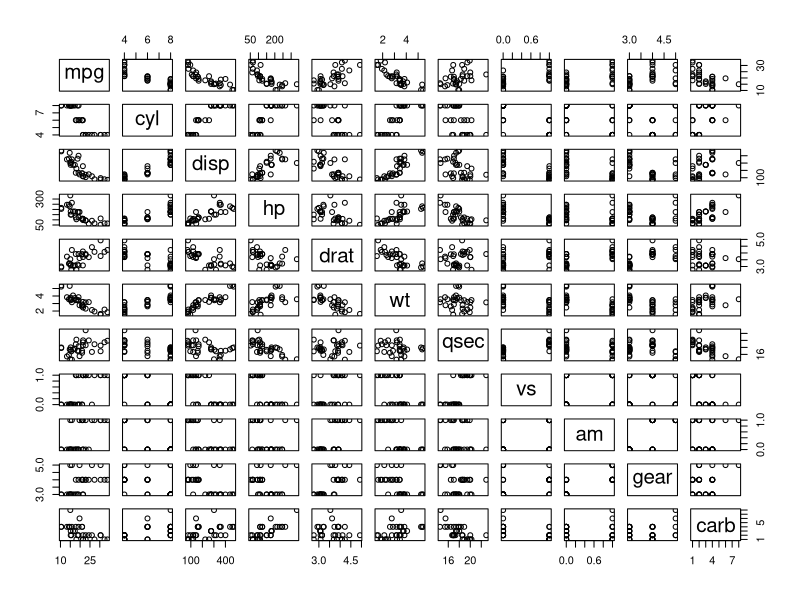
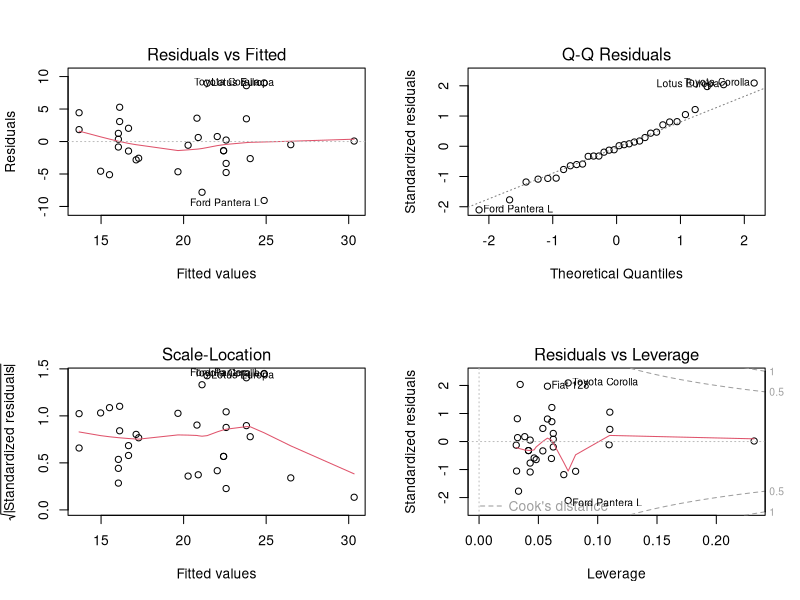
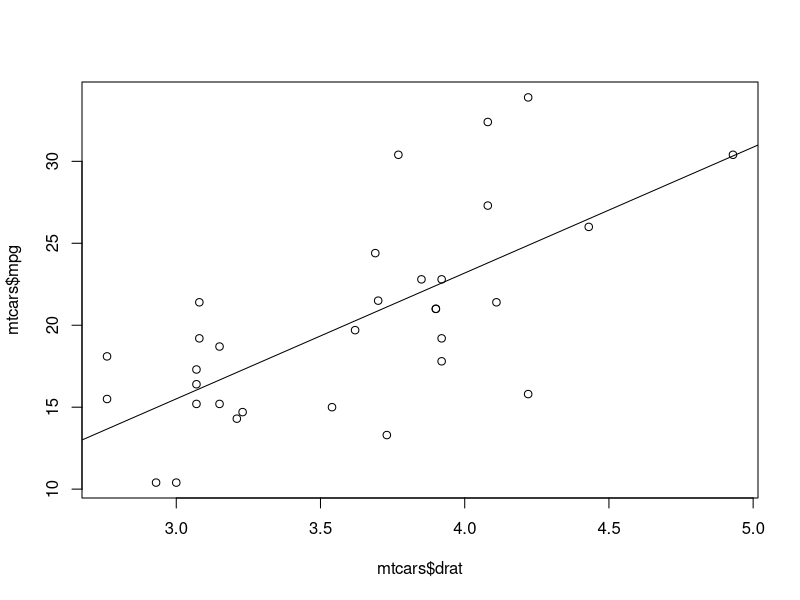
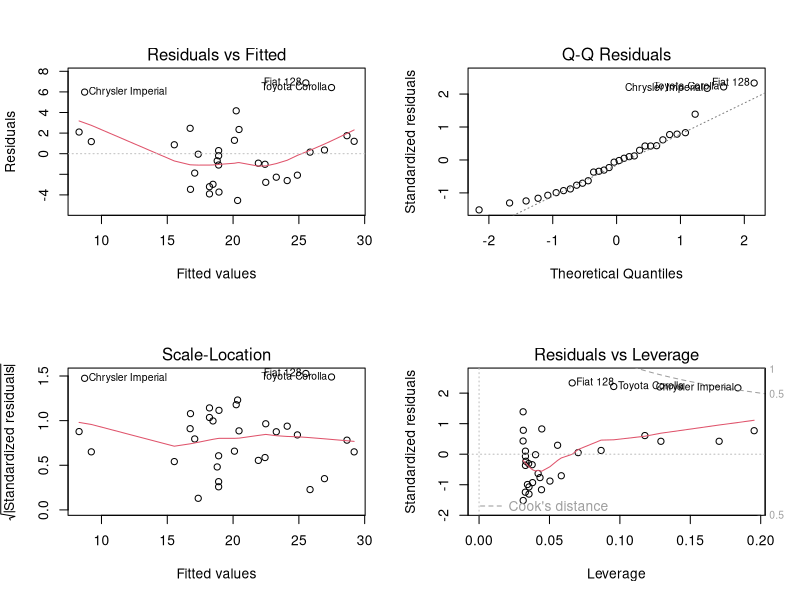
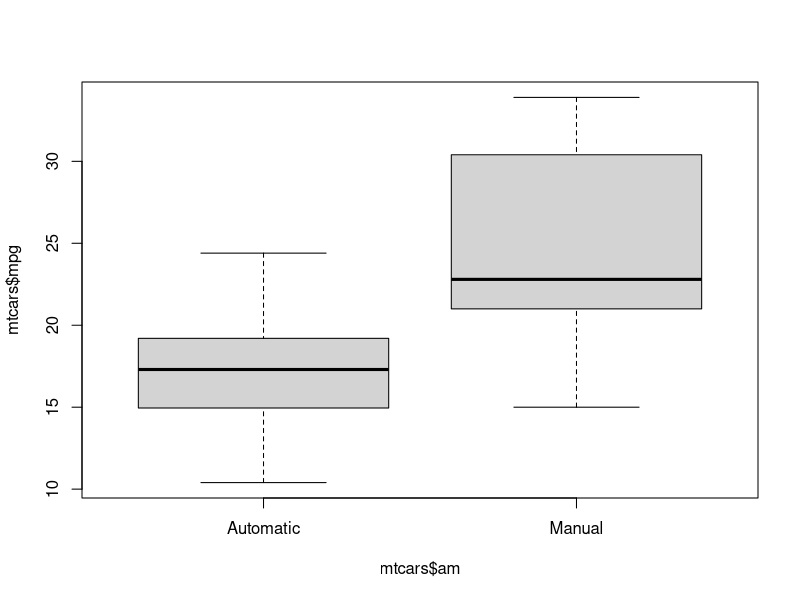
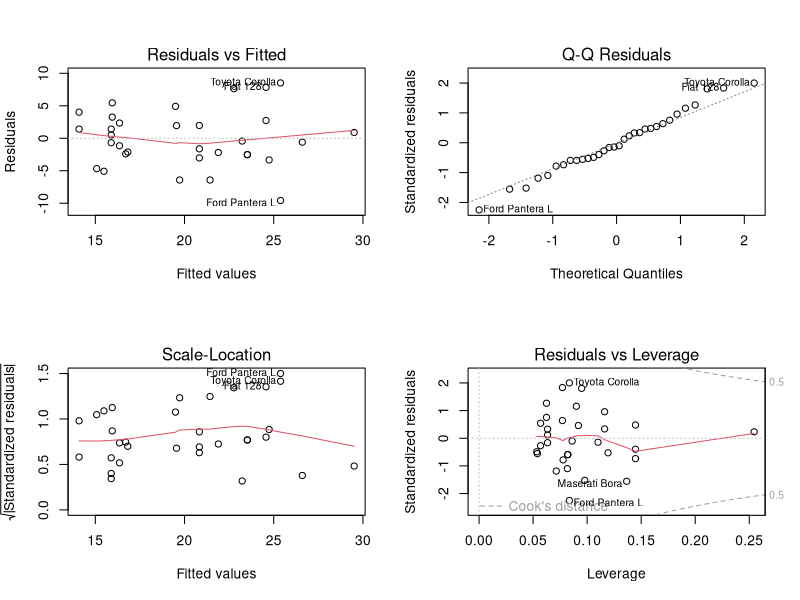
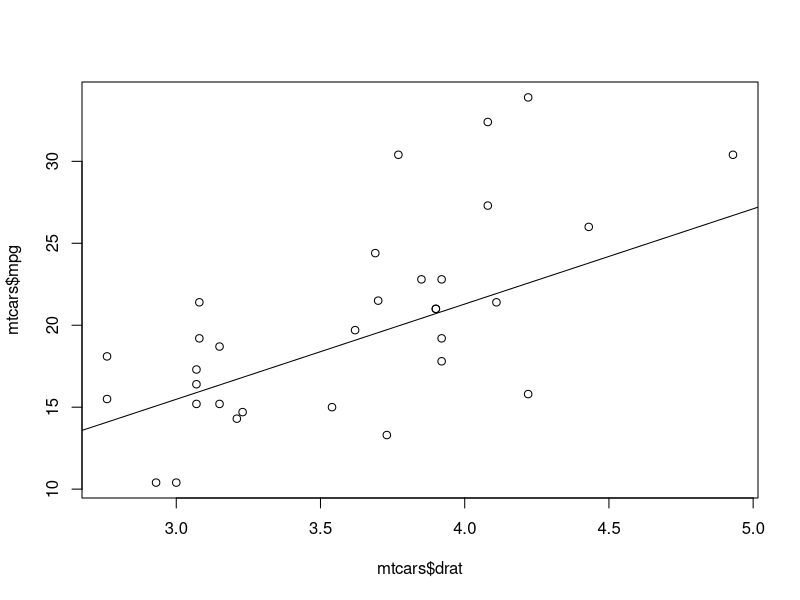
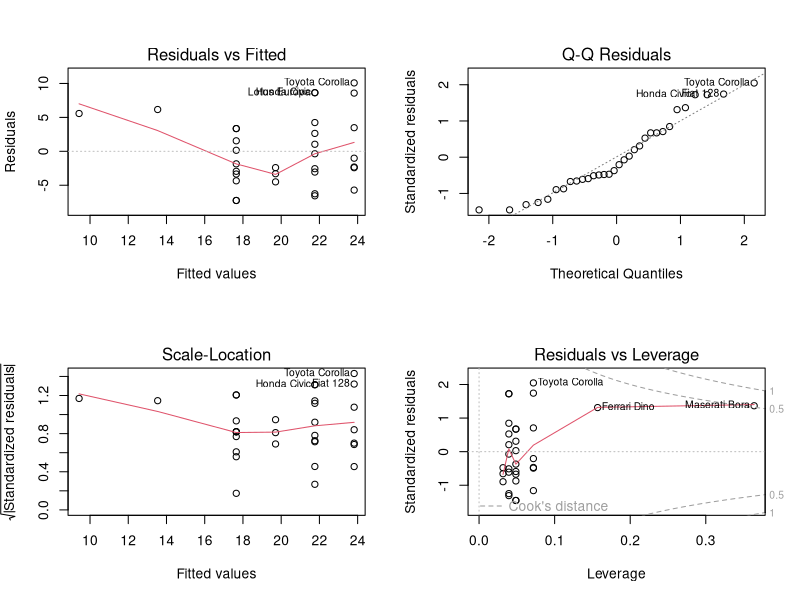

Write the R code that produced these figures, in order.
## ---- chunk 1
data(mtcars)
summary(mtcars)

require(graphics)
pairs(mtcars)
## ---- chunk 2
fit <- lm(mpg ~ drat, mtcars)
par(mfrow=c(2,2))
plot(fit)
par(mfrow=c(1,1))
plot(mtcars$drat,mtcars$mpg)
abline(fit)
summary(fit)
## ---- chunk 3
fit <- lm(mpg ~ wt, mtcars)
par(mfrow=c(2,2))
plot(fit)
## ---- chunk 4
#...Show the overall view
par(mfrow=c(1,1))
boxplot(mtcars$mpg~mtcars$am,names=c("Automatic","Manual"))

#...Look at average MPG for manual and automatic
aggregate(mtcars$mpg, list(mtcars$am), mean)

#...show the model performance
fit <- lm(mpg ~ drat + am, mtcars)
par(mfrow=c(2,2))
plot(fit)
summary(fit)

par(mfrow=c(1,1))
plot( mtcars$drat, mtcars$mpg )
abline(fit)


## ---- chunk 5
aggregate(mtcars$mpg, list(paste(mtcars$gear,'_',mtcars$am)), mean)
## ---- chunk 6
fit <- lm(mpg ~ carb, mtcars)
par(mfrow=c(2,2))
plot(fit)
summary(fit)
## ---- chunk 7

